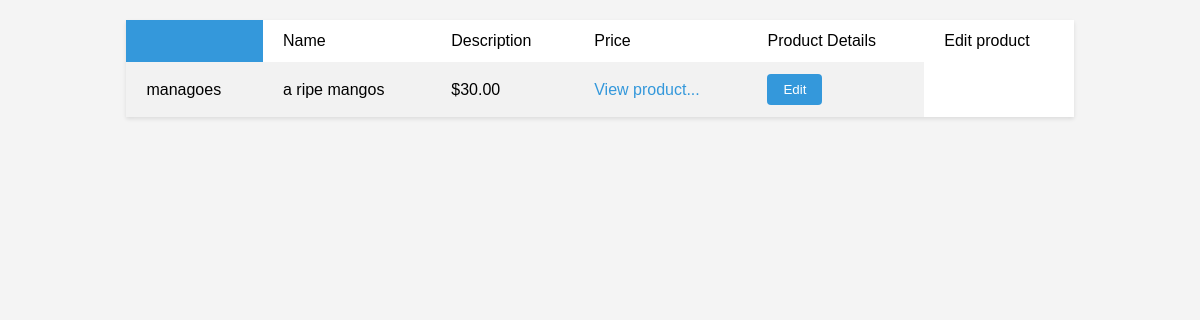
Before: /inventory/products/ with the older database file.
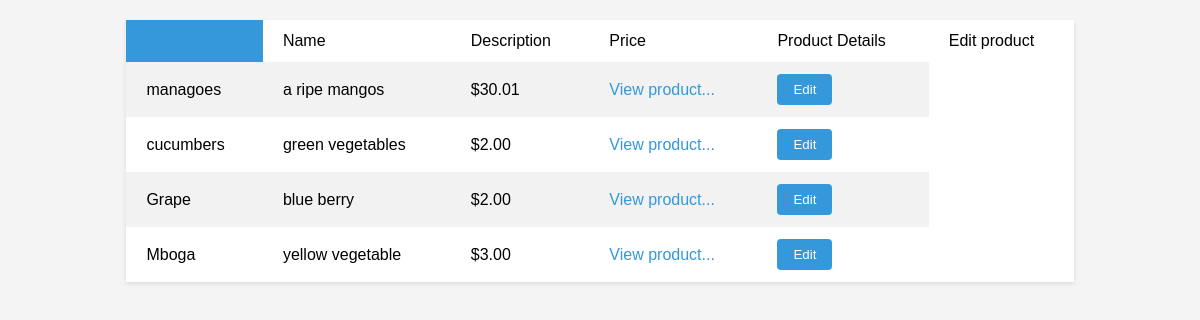
After: the same page with the newer database file.
### inventory/models.py (models this page shows, shortened)
class Product(models.Model):
    name = models.CharField(max_length=32)
    description = models.TextField()
    image = models.ImageField(upload_to='image')
    price = models.DecimalField(max_digits=6, decimal_places=2)
    stock = models.PositiveBigIntegerField()
    date_created = models.DateTimeField(auto_now_add=True)
    date_update = models.DateTimeField(auto_now=True)

### inventory/views.py (the view)
# urls.py: path('products/', views.products_list, name='products_list'),
def products_list(request):
    products = Product.objects.all()
    return render(request, "inventory/products_list.html", {"products": products})

### templates/inventory/products_list.html (shortened to what this page needs)
<!DOCTYPE html>
<html lang="en">
<head>
    {% load static %}
    <link rel="stylesheet" href="{% static 'inventory/product_list.css' %}">
</head>
<body>
  <table>
    <th>
        <td>Name</td>
        <td>Description</td>
        <td>Price</td>
        <td>Product Details</td>
        <td>Edit product</td>
    </th>
    {% for product in products%}
    <tr>
        <td>{{product.name}}</td>
        <td>{{product.description}}</td>
        <td>${{product.price}}</td>
        <td><a href="{% url 'product_detail_view' id=product.id %}">View product...</a></td>
        <td><a href="{% url 'product_edit_view' id=product.id %}"> <button>Edit</button></a></td>
    </tr>
    {% endfor %}
  </table>
</body>
</html>

### static/inventory/product_list.css (style rules this page uses)
body { font-family: Arial, sans-serif; background-color: #f4f4f4; }
table { width: 80%; margin: 20px auto; border-collapse: collapse; background-color: #fff; box-shadow: 0 2px 4px rgba(0, 0, 0, 0.1); }
th, td { padding: 12px 20px; text-align: left; }
th { background-color: #3498db; color: white; }
tr:nth-child(even) { background-color: #f2f2f2; }
a { text-decoration: none; color: #3498db; }
button { background-color: #3498db; color: white; border: none; border-radius: 4px; padding: 8px 16px; cursor: pointer; transition: background-color 0.3s ease; }

Changed rows visible on the page:
changed Product "managoes": price "30.00" → "30.01"
added Product: name "cucumbers", description "green vegetables", price "2.00"
added Product: name "Grape", description "blue berry", price "2.00"
added Product: name "Mboga", description "yellow vegetable", price "3.00"
